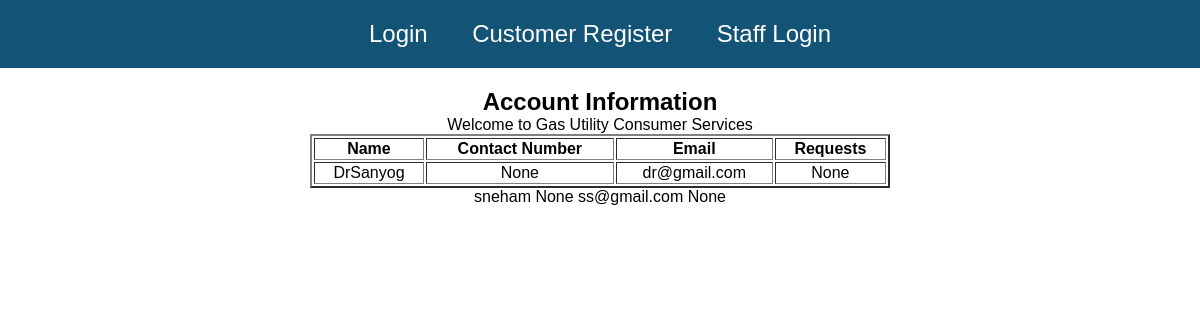
The page /accountinfo on the database its author committed.
### GasUtilityConsumerServicesApp/models.py (models this page shows, shortened)
class CustomerModel(models.Model):
    user = models.OneToOneField(User, on_delete=models.CASCADE)
    email = models.EmailField(unique=True)
    username = models.CharField(max_length=120, unique=True)
    requests=models.OneToOneField('ServiceRequestModel',on_delete=models.CASCADE, null=True, default=None, blank=True)
    contact=models.CharField(max_length=20, unique=True, null=True)
    full_name = models.CharField(max_length=150, null=True)

### GasUtilityConsumerServicesApp/views.py (the view)
# urls.py: path('accountinfo', accountinfo, name="accountinfo"),
def accountinfo(request):
    data=CustomerModel.objects.all()
    return render(request, 'accountinfo.html',{"data":data})

### GasUtilityConsumerServicesApp/templates/accountinfo.html (shortened to what this page needs)
{% extends 'base.html' %}
{% block content %}
<center>
    <h2>Account Information</h2>
    <p>Welcome to Gas Utility Consumer Services</p>
    <table border="2" style="width:50%;">
        <thead>
        <tr>
            <th>Name</th>
            <th>Contact Number</th>
            <th>Email</th>
            <th>Requests</th>
        </tr>
        </thead>
        <tbody>
        {% for d in data %}
            <tr style="text-align:center;">
            <td>{{d.user}}</td>
            <td>{{d.contact}}</td>
            <td>{{d.email}}</td>
            <td>{{d.requests}}</td>
            </tr>
        </tbody>
        </table>
        {% endfor %}
</center>
{% endblock %}

### templates/base.html (shortened to what this page needs)
<!DOCTYPE html>
<html lang="en">
<head>
</head>
<body>
    <header>
        <nav>
                {% if user.is_authenticated %}
                    <a href="{% url 'accountinfo' %}">Account Info</a>
                    <a href="{% url 'servicerequests' %}">Service Requests</a>
                    <a href="{% url 'customerlogout' %}">Logout</a>
                {% else %}
                    <a href="{% url 'customerlogin' %}">Login</a>
                    <a href="{% url 'register' %}">Customer Register</a>
                    <a href="{% url 'stafflogin' %}"> Staff Login</a>
                {% endif %}
        </nav>
    </header>
    <main>
        {% block content %}
        {% endblock %}
    </main>
</body>
</html>

### templates/base.html (style rules this page uses)
body, h1, h2, h3, p, ul, li { margin: 0; padding: 0; list-style: none; }
body { font-family: Arial, sans-serif; }
nav { text-align: center; }
nav a { color: white; text-decoration: none; margin: 0 20px; font-size: 24px; transition: color 0.3s; }
header { background-color: rgb(19, 83, 118); color:white; padding: 20px 0; }
main { padding: 20px; }

### rows shown on the page
CustomerModel: user "DrSanyog", contact "None", email "dr@gmail.com", requests "None"
CustomerModel: user "sneham", contact "None", email "ss@gmail.com", requests "None"
